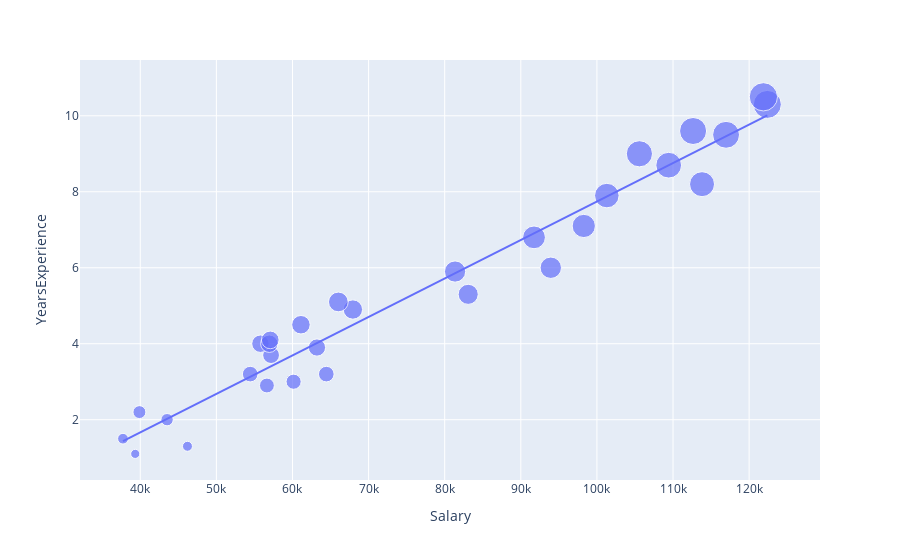

Notebook code cell kept with this figure:
### Markdown cell above
The dataset doesn’t have any null values. Let’s have a look at the relationship between the salary and job experience of the people:

### Code cell
fig_salary_exp = px.scatter(data_frame= salary , x = "Salary" , y = "YearsExperience" , 
                            size= "YearsExperience" , trendline= "ols")

fig_salary_exp.show()

### Figure 1 — Plotly figure (JSON) as saved in the notebook; plotly's stock layout.template omitted (floating-point values rounded to 4 significant figures)
{"data": [{"hovertemplate": "Salary=%{x}<br>YearsExperience=%{marker.size}<extra></extra>", "legendgroup": "", "marker": {"color": "#636efa", "size": [1.1, 1.3, 1.5, 2.0, 2.2, 2.9, 3.0, 3.2, 3.2, 3.7, 3.9, 4.0, 4.0, 4.1, 4.5, 4.9, 5.1, 5.3, 5.9, 6.0, 6.8, 7.1, 7.9, 8.2, 8.7, 9.0, 9.5, 9.6, 10.3, 10.5], "sizemode": "area", "sizeref": 0.02625, "symbol": "circle"}, "mode": "markers", "name": "", "orientation": "v", "showlegend": false, "type": "scatter", "x": [39343, 46205, 37731, 43525, 39891, 56642, 60150, 54445, 64445, 57189, 63218, 55794, 56957, 57081, 61111, 67938, 66029, 83088, 81363, 93940, 91738, 98273, 101302, 113812, 109431, 105582, 116969, 112635, 122391, 121872], "xaxis": "x", "y": [1.1, 1.3, 1.5, 2.0, 2.2, 2.9, 3.0, 3.2, 3.2, 3.7, 3.9, 4.0, 4.0, 4.1, 4.5, 4.9, 5.1, 5.3, 5.9, 6.0, 6.8, 7.1, 7.9, 8.2, 8.7, 9.0, 9.5, 9.6, 10.3, 10.5], "yaxis": "y"}, {"hovertemplate": "<b>OLS trendline</b><br>YearsExperience = 0.000101266 * Salary + -2.38316<br>R<sup>2</sup>=0.956957<br><br>Salary=%{x}<br>YearsExperience=%{y} <b>(trend)</b><extra></extra>", "legendgroup": "", "marker": {"color": "#636efa", "symbol": "circle"}, "mode": "lines", "name": "", "showlegend": false, "type": "scatter", "x": [37731, 39343, 39891, 43525, 46205, 54445, 55794, 56642, 56957, 57081, 57189, 60150, 61111, 63218, 64445, 66029, 67938, 81363, 83088, 91738, 93940, 98273, 101302, 105582, 109431, 112635, 113812, 116969, 121872, 122391], "xaxis": "x", "y": [1.438, 1.601, 1.656, 2.024, 2.296, 3.13, 3.267, 3.353, 3.385, 3.397, 3.408, 3.708, 3.805, 4.019, 4.143, 4.303, 4.497, 5.856, 6.031, 6.907, 7.13, 7.569, 7.875, 8.309, 8.698, 9.023, 9.142, 9.462, 9.958, 10.01], "yaxis": "y"}], "layout": {"legend": {"itemsizing": "constant", "tracegroupgap": 0}, "margin": {"t": 60}, "xaxis": {"anchor": "y", "domain": [0, 1], "title": {"text": "Salary"}}, "yaxis": {"anchor": "x", "domain": [0, 1], "title": {"text": "YearsExperience"}}}}
